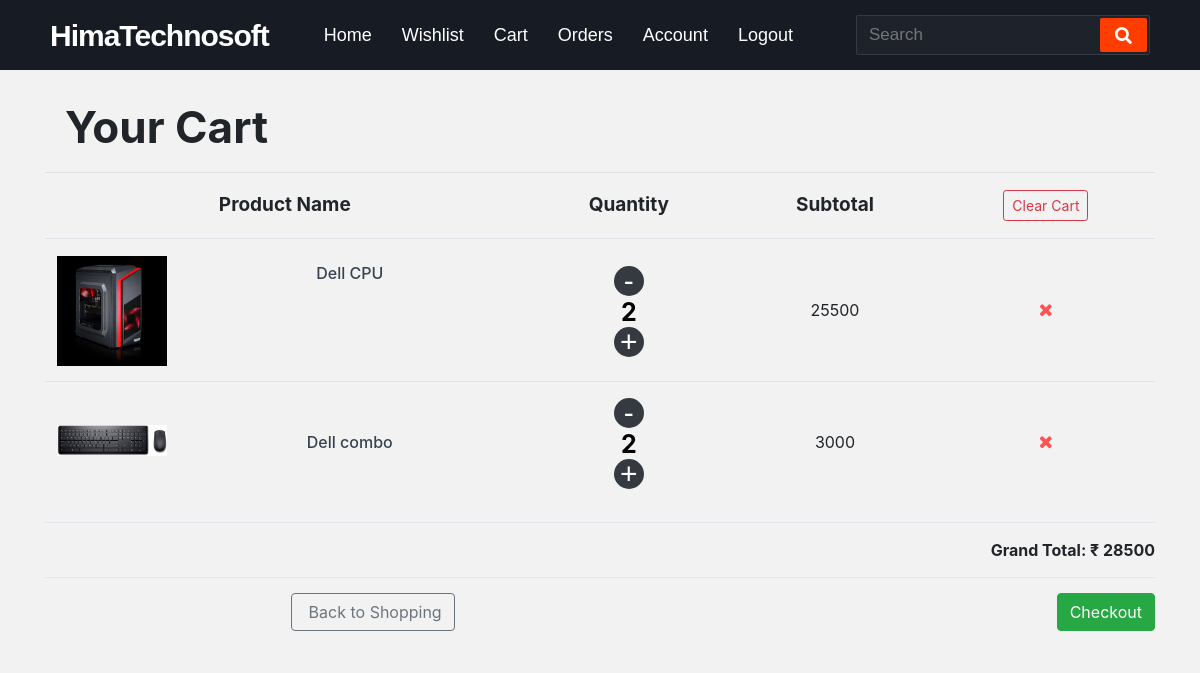
/cart (signed in), run on an earlier commit of the app's database.
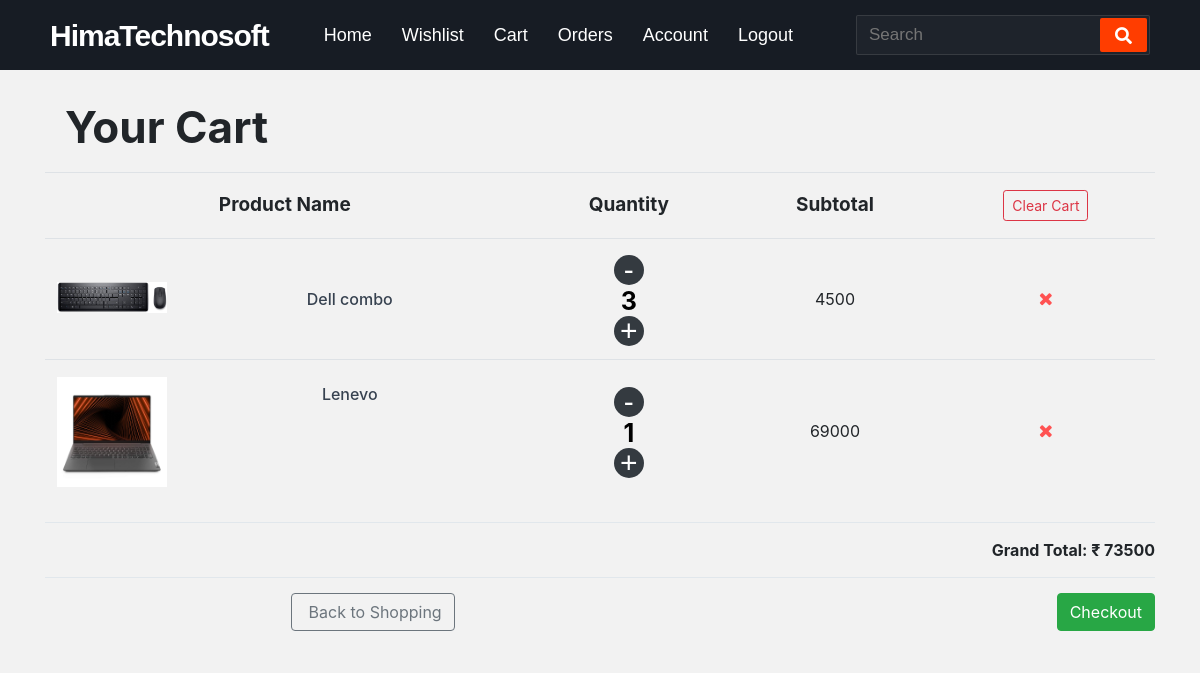
And on a later commit of the database.
### himatech/models.py (models this page shows, shortened)
class Cart(db.Model):
    cart_id = db.Column(db.Integer, primary_key=True)
    username = db.Column(db.String(32))
    email = db.Column(db.String(120))
    product_name = db.Column(db.String(100))
    product_quantity = db.Column(db.Integer)
    product_image = db.Column(db.String(100))
    product_price = db.Column(db.Integer)
    checkout  = db.Column(db.Boolean, default=False)
    firstName = db.Column(db.String(30))
    lastName = db.Column(db.String(30))
    address = db.Column(db.String(300))
    phoneNumber = db.Column(db.Integer)
    company = db.Column(db.String(150))
    country = db.Column(db.String(100), default="India")
    city = db.Column(db.String(100))
    pincode = db.Column(db.String(6))
    state = db.Column(db.String(30), default="Karnataka")
    checkoutTime = db.Column(db.DateTime, default=datetime.utcnow)
    invoiceNumber = db.Column(db.String(16))

### himatech/routes.py (the view, shortened to what this page needs)
@app.route('/cart', methods=['POST', 'GET'])
@login_required
def cart():
    form = RemoveCartItem()
    checkOut = GoToCheckout()
    cartItems = Cart.query.filter_by(
                                    username=current_user.username,
                                    checkout=False
                                    ).all()
    cartPrice = 0
    for cartItem in cartItems:
        cartPrice += cartItem.product_price
    if cartPrice == 0:
        return render_template('emptycart.html')
    return render_template(
                            'mycart.html',
                            cart=cartItems,
                            cartPrice=cartPrice,
                            form=form,
                            checkOut=checkOut
                            )

### himatech/forms.py
class RemoveCartItem(FlaskForm):
    submit = SubmitField('Remove Item')

class GoToCheckout(FlaskForm):
    submit = SubmitField('Checkout')

### himatech/models.py (called while the page is built)
@login.user_loader                          #loads the user from the database
def load_user(id):
    return User.query.get(int(id))

### himatech/templates/mycart.html (shortened to what this page needs)
{% extends 'base.html'%}
{% block head%}
    <link rel="stylesheet" href="{{ url_for('static', filename='css/mycart.css') }}">
    <link href="https://maxcdn.bootstrapcdn.com/font-awesome/4.3.0/css/font-awesome.min.css" rel="stylesheet">
    <link
	href="https://maxcdn.bootstrapcdn.com/font-awesome/4.7.0/css/font-awesome.min.css"
	rel="stylesheet"
    />
{% endblock head%}
{% block body %}
    <div class="container padding-bottom-3x mb-1 main">
        <h4 style=" font-size: 44px; font-weight: bold; padding: 10px 20px; text-align: left;">Your Cart</h4>
        <div class="table-responsive shopping-cart">
            <table class="table">
                <thead>
                    <tr>
                        <th>Product Name</th>
                        <th class="text-center">Quantity</th>
                        <th class="text-center">Subtotal</th>
                        <th class="text-center">
                            <form method="post" novalidate>
                                <button class="btn btn-sm btn-outline-danger">
                                    Clear Cart
                                </button>
                            </form>
                        </th>
                    </tr>
                </thead>
                <tbody>
                {% for item in cart %}
                    <tr>
                        <td>
                            <div class="product-item">
                                <div class="product-thumb">
                                    <img src="{{url_for('static', filename='images/product_images/'+ item.product_image) }}" alt="Product">
                                </div>
                                <div class="product-info">
                                    <h4 class="product-title">
                                        <a href="{{ url_for('productinfo', productName= item.product_name )}}">{{ item.product_name }}</a>
                                    </h4>
                                </div>
                            </div>
                        </td>
                        <td class="text-center">
                            <div class="qty mt-1">
                                <form method="post" novalidate>
                                    <button style="border:0px; border-color: #fff;">
                                        <span class="minus bg-dark" id="minus">-</span>
                                    </button>
                                </form>
                                <span class="count" id="count">{{ item.product_quantity }}<span>
                                <form method="post" novalidate>
                                   <button>
                                        <span class="plus bg-dark" id="plus">+</span>
                                    </button>
                                </form>
                            </div>
                        </td>
                        <td class="text-center text-lg text-medium">{{ item.product_price }}</td>
                        <td >
                        <form method="post" novalidate>
                            <button class="remove-from-cart">
                                <i class="fa fa-remove"></i>
                            </button>
                        </form>
                        </td>
                    </tr>
                    {% endfor %}
                </tbody>
	    </table>
	</div>
	<div class="shopping-cart-footer">
            <div class="column text-lg" style="font-weight: bold;">
                <span>Grand Total: </span>
                <span class="text-medium" style="font-weight: bold;">&#8377; {{ cartPrice }}</span>
            </div>
        </div>
        <div class="shopping-cart-footer">
            <div class="column">
		<a class="btn btn-outline-secondary" href="{{ url_for('index') }}">
                    &nbsp;Back to Shopping
                </a>
	    </div>
            <div class="column">
		<a class="btn btn-success" href="{{ url_for('checkout') }}">Checkout</a>
	    </div>
        </div>
    </div>
{% endblock body %}

### himatech/templates/base.html (shortened to what this page needs)
<!DOCTYPE html>
<html lang="en">
<head>
    <link rel="stylesheet" href="https://maxcdn.bootstrapcdn.com/bootstrap/4.0.0/css/bootstrap.min.css"
>
    <link href="https://maxcdn.bootstrapcdn.com/font-awesome/4.7.0/css/font-awesome.min.css" rel="stylesheet">
    <link rel="stylesheet" href="https://cdnjs.cloudflare.com/ajax/libs/font-awesome/5.15.3/css/all.min.css" />
    <link rel="stylesheet" href="{{ url_for('static', filename='css/base.css') }}">
    <link rel="stylesheet" href="{{ url_for('static', filename='css/footer.css') }}">
    <link
        href="https://maxcdn.bootstrapcdn.com/font-awesome/4.7.0/css/font-awesome.min.css"
        rel="stylesheet"
    />
  {% block head%}{%endblock head %}
</head>
<body>
  <nav>
    <div class="logo">
      HimaTechnosoft
    </div>
   <div class="nav-items">
	<li>
	    <a href="{{ url_for('index') }}">Home</a>
	</li>
	{% if current_user.is_authenticated %}
	    <li>
		 <a href="{{ url_for('wishlist') }}">Wishlist</a>
	     </li>
	    <li>
		<a href="{{ url_for('cart') }}">Cart</a>
	    </li>
	    <li>
		<a href="{{ url_for('orders') }}">Orders</a>
	    </li>
	    <li>
		<a href="{{ url_for('account') }}">Account</a>
	    </li>
	    <li>
		<a href="{{ url_for('logout') }}">Logout</a>
	    </li>
	{% else %}
	    <li>
		<a href="{{ url_for('signUpLogin') }}">Log In</a>
	    </li>
	{% endif %}
    </div>
    <form action="#">
      <input type="search" class="search-data" placeholder="Search" required>
      <button type="submit" class="fas fa-search"></button>
    </form>
  </nav>
  <div class="row">
    <div class="col-md-12">
  </div>
  {% block body %} {% endblock body %}
</body>
</html>

### himatech/static/css/base.css (style rules this page uses)
* { margin: 0; padding: 0; outline: none; box-sizing: border-box; }
body { background: #f2f2f2; }
nav { background: #171c24; display: flex; flex-wrap: wrap; align-items: center; justify-content: space-between; height: 70px; padding: 0 100px; font-family: 'Montserrat', sans-serif; }
nav .logo { color: #fff; font-size: 30px; font-weight: 600; letter-spacing: -1px; }
nav .nav-items { display: flex; flex: 1; padding: 0 0 0 40px; }
nav .nav-items li { list-style: none; padding: 0 15px; }
nav .nav-items li a { color: #fff; font-size: 18px; font-weight: 500; text-decoration: none; }
nav form { display: flex; height: 40px; padding: 2px; background: #1e232b; min-width: 18% !important; border-radius: 2px; border: 1px solid rgba(155, 155, 155, 0.2); }
nav form .search-data { width: 100%; height: 100%; padding: 0 10px; color: #fff; font-size: 17px; border: none; font-weight: 500; background: none; }
nav form button { padding: 0 15px; color: #fff; font-size: 17px; background: #ff3d00; border: none; border-radius: 2px; cursor: pointer; }
@media (max-width: 1245px) { nav { padding: 0 50px; } }

### himatech/static/css/mycart.css (style rules this page uses)
.main { margin-top: 20px; }
.shopping-cart { margin-bottom: 20px }
.shopping-cart .table { margin-bottom: 0 }
.shopping-cart .btn { margin: 0 }
.shopping-cart>table>thead>tr>th, .shopping-cart>table>thead>tr>td, .shopping-cart>table>tbody>tr>th, .shopping-cart>table>tbody>tr>td { vertical-align: middle !important }
.shopping-cart>table thead th { padding-top: 17px; padding-bottom: 17px; border-width: 1px; font-size: 19px; }
.shopping-cart .remove-from-cart { display: inline-block; color: #ff5252; font-size: 18px; line-height: 1; text-decoration: none }
.shopping-cart .product-item { display: table; width: 100%; min-width: 150px; margin-top: 5px; margin-bottom: 3px }
.shopping-cart .product-item .product-thumb, .shopping-cart .product-item .product-info { display: table-cell; vertical-align: top }
.shopping-cart .product-item .product-thumb { width: 130px; padding-right: 20px }
.shopping-cart .product-item .product-thumb>img { display: block; width: 100% }
.shopping-cart .product-item .product-title { margin-bottom: 6px; padding-top: 5px; font-size: 16px; font-weight: 500 }
.shopping-cart .product-item .product-title>a { transition: color .3s; color: #374250; line-height: 1.5; text-decoration: none }
.shopping-cart-footer { display: table; width: 100%; padding: 10px 0; border-top: 1px solid #e1e7ec }
.shopping-cart-footer>.column { display: table-cell; padding: 5px 0; vertical-align: middle }
.shopping-cart-footer>.column:last-child { text-align: right }
.shopping-cart-footer>.column:last-child .btn { margin-right: 0; margin-left: 15px }
#count { color: #000; display: inline-block; vertical-align: top; font-size: 25px; font-weight: 700; line-height: 30px; padding: 0 2px; min-width: 35px; text-align: center; }
#plus { cursor: pointer; display: inline-block; vertical-align: center; color: white; width: 30px; height: 30px; font: 30px/1 Arial, sans-serif; text-align: center; border-radius: 50%; }
#minus { cursor: pointer; display: inline-block; vertical-align: center; color: white; width: 30px; height: 30px; line-height: 36px; font: 30px/1 Arial, sans-serif; text-align: center; border-radius: 50%; background-clip: padding-box; }
div { text-align: center; }
input { border: 0; width: 2%; }
button { background-color: inherit; border: 0px; }

What changed in the data, as far as the page shows it:
removed Cart: product_image (picture), product_name "Dell CPU", product_quantity "2", product_price "25500"
changed Cart "Dell combo": product_quantity "2" → "3"; product_price "3000" → "4500"
added Cart: product_image (picture), product_name "Lenevo", product_quantity "1", product_price "69000"
Also different on the page:
{{ cartPrice }}: "28500" → "73500"
